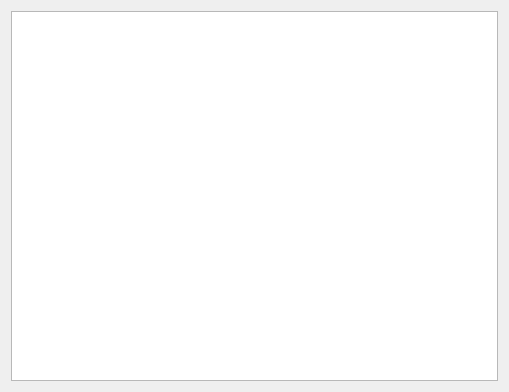
<?xml version="1.0" encoding="UTF-8"?>
<ui version="4.0">
 <class>Dialog</class>
 <widget class="QDialog" name="Dialog">
  <property name="geometry">
   <rect>
    <x>0</x>
    <y>0</y>
    <width>509</width>
    <height>392</height>
   </rect>
  </property>
  <property name="windowTitle">
   <string>Dialog</string>
  </property>
  <layout class="QVBoxLayout" name="verticalLayout">
   <item>
    <widget class="QGraphicsView" name="graphicsView"/>
   </item>
  </layout>
 </widget>
 <layoutdefault spacing="6" margin="11"/>
 <resources/>
 <connections/>
</ui>
